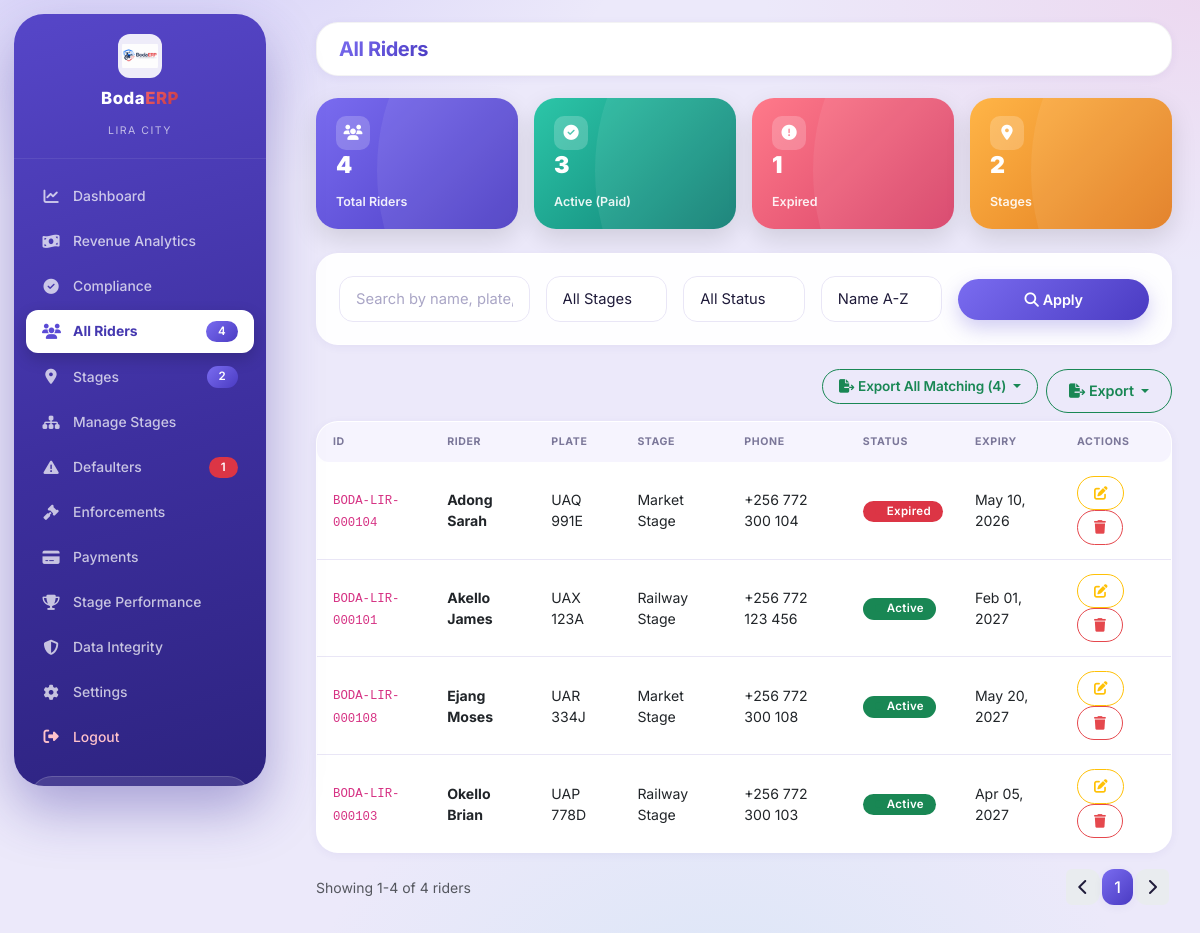
Screenshot of /pages/citycouncil/city-riders.php (signed in) with the database file from the repository.
### tables this page shows
CREATE TABLE riders (
  id                   INT AUTO_INCREMENT PRIMARY KEY,
  user_id              INT NULL,                      
  city_id              CHAR(3) NOT NULL,
  stage_id             INT NOT NULL,
  id_number            VARCHAR(30) NOT NULL UNIQUE,    
  full_name            VARCHAR(150) NOT NULL,
  nin                  VARCHAR(20) UNIQUE NULL,
  date_of_birth        DATE NULL,
  gender               ENUM('Male','Female','Other') NULL,
  marital_status       ENUM('Single','Married','Divorced','Widowed') NULL,
  phone                VARCHAR(30) NOT NULL,
  email                VARCHAR(150) NULL,
  physical_address     VARCHAR(255) NULL,
  next_of_kin_name     VARCHAR(150) NULL,
  next_of_kin_contact  VARCHAR(30) NULL,
  bike_plate           VARCHAR(20) NOT NULL,
  bike_model           VARCHAR(100) NULL,
  route                VARCHAR(150) NULL,
  photo_path           VARCHAR(255) NULL,
  status               ENUM('active','expired','pending') NOT NULL DEFAULT 'pending',
  member_since         DATE NOT NULL,
  expiry_date          DATE NULL,
  annual_tax           DECIMAL(12,2) NOT NULL,
  created_by           INT NULL,                       
  deleted_at           DATETIME NULL,
  created_at           DATETIME NOT NULL DEFAULT CURRENT_TIMESTAMP,
  updated_at           DATETIME NOT NULL DEFAULT CURRENT_TIMESTAMP ON UPDATE CURRENT_TIMESTAMP,
  FOREIGN KEY (user_id)    REFERENCES users(id)  ON DELETE SET NULL,
  FOREIGN KEY (city_id)    REFERENCES cities(id) ON DELETE RESTRICT,
  FOREIGN KEY (stage_id)   REFERENCES stages(id) ON DELETE RESTRICT,
  FOREIGN KEY (created_by) REFERENCES users(id)  ON DELETE SET NULL,
  INDEX idx_riders_stage (stage_id),
  INDEX idx_riders_city_status (city_id, status),
  INDEX idx_riders_expiry (expiry_date)
);

CREATE TABLE stages (
  id          INT AUTO_INCREMENT PRIMARY KEY,
  city_id     CHAR(3) NOT NULL,
  code        VARCHAR(20) NOT NULL UNIQUE,           
  name        VARCHAR(120) NOT NULL,
  location    VARCHAR(150),
  route       VARCHAR(150),
  chairperson_name  VARCHAR(150),    
  chairperson_phone VARCHAR(30),
  status      ENUM('active','inactive') NOT NULL DEFAULT 'active',
  created_at  DATETIME NOT NULL DEFAULT CURRENT_TIMESTAMP,
  updated_at  DATETIME NOT NULL DEFAULT CURRENT_TIMESTAMP ON UPDATE CURRENT_TIMESTAMP,
  FOREIGN KEY (city_id) REFERENCES cities(id) ON DELETE RESTRICT,
  INDEX idx_stage_city (city_id)
);

### config/database.php (called while the page is built, shortened)
<?php
function db(): mysqli {
    static $link = null;
    if ($link === null) {
        try {
            $link = mysqli_connect(DB_HOST, DB_USER, DB_PASS, DB_NAME, (int) DB_PORT);
            $link->set_charset(DB_CHARSET);
        } catch (mysqli_sql_exception $e) {
            error_log('BodaERP DB Connection Error: ' . $e->getMessage());
            die('Database connection failed. Please try again later or contact support.');
        }
    }
    return $link;
}

### includes/db_helpers.php (called while the page is built, shortened)
<?php
require_once __DIR__ . '/../config/database.php';
function _dbPrepare(string $sql, array $params = []): mysqli_stmt {
    $values = $params;
    if ($params !== [] && array_keys($params) !== range(0, count($params) - 1)) {
        $values = [];
        $sql = preg_replace_callback('/:([a-zA-Z_][a-zA-Z0-9_]*)/', function ($m) use ($params, &$values) {
            $values[] = $params[$m[1]] ?? null;
            return '?';
        }, $sql);
    }
    $stmt = db()->prepare($sql);
    if ($values !== []) {
        $types = '';
        foreach ($values as $v) {
            if (is_int($v))       $types .= 'i';
            elseif (is_float($v)) $types .= 'd';
            elseif (is_bool($v))  { $types .= 'i'; }
            else                   $types .= 's';
        }
        $bound = [];
        foreach ($values as $k => $v) {
            $bound[$k] = is_bool($v) ? (int) $v : $v;
        }
        $stmt->bind_param($types, ...$bound);
    }
    return $stmt;
}
function fetchAll(string $sql, array $params = []): array {
    $stmt = _dbPrepare($sql, $params);
    $stmt->execute();
    $result = $stmt->get_result();
    $rows = $result->fetch_all(MYSQLI_ASSOC);
    return $rows;
}
function fetchValue(string $sql, array $params = []) {
    $stmt = _dbPrepare($sql, $params);
    $stmt->execute();
    $row = $stmt->get_result()->fetch_row();
    return $row === null ? null : $row[0];
}

### includes/functions.php (called while the page is built, shortened)
<?php
require_once __DIR__ . '/db_helpers.php';
function formatDate(?string $date, string $fmt = 'M d, Y'): string {
    $ts = strtotime($date);
    return $ts ? date($fmt, $ts) : '—';
}
function h(?string $s): string {
    return htmlspecialchars($s ?? '', ENT_QUOTES, 'UTF-8');
}

### pages/citycouncil/city-riders.php (the view, shortened to what this page needs)
<?php
$cityId = $_SESSION['city_id'];
$search = trim($_GET['q'] ?? '');
$sort = $_GET['sort'] ?? 'name';
$page = max(1, (int) ($_GET['page'] ?? 1));
$perPage = 25;
$where = "WHERE r.city_id = :city AND r.deleted_at IS NULL"; $params = ['city' => $cityId];
$orderBy = match ($sort) {
    'name-desc' => 'r.full_name DESC', 'latest' => 'r.id DESC', 'oldest' => 'r.id ASC', default => 'r.full_name ASC',
};
$total = (int) fetchValue("SELECT COUNT(*) FROM riders r $where", $params);
$totalPages = max(1, (int) ceil($total / $perPage));
$page = min($page, $totalPages);
$offset = ($page - 1) * $perPage;
$riders = fetchAll("SELECT r.*, s.name AS stage_name FROM riders r LEFT JOIN stages s ON s.id = r.stage_id $where ORDER BY $orderBy LIMIT $perPage OFFSET $offset", $params);
$stages = fetchAll("SELECT id, name FROM stages WHERE city_id = ? ORDER BY name", [$cityId]);
$totalRiders = (int) fetchValue("SELECT COUNT(*) FROM riders WHERE city_id = ? AND deleted_at IS NULL", [$cityId]);
$activeRiders = (int) fetchValue("SELECT COUNT(*) FROM riders WHERE city_id = ? AND status='active' AND deleted_at IS NULL", [$cityId]);
$expiredRiders = (int) fetchValue("SELECT COUNT(*) FROM riders WHERE city_id = ? AND status='expired' AND deleted_at IS NULL", [$cityId]);
$stageCount = count($stages);
function qsMerge(array $overrides): string {
    return '?' . http_build_query(array_merge($_GET, $overrides));
}
?>
<!DOCTYPE html>
<html lang="en">
<head>
    <?php $pageTitle = 'City Riders - BodaERP'; require __DIR__ . '/../../includes/partials/head-assets.php'; ?>
</head>
<body>
<?php require __DIR__ . '/../../includes/partials/sidebar-citycouncil.php'; ?>
<div class="main-content" id="mainContent">
    <header class="top-header">
        <div class="d-flex justify-content-between align-items-center">
            <div class="d-flex align-items-center gap-3">
                <h5 class="mb-0 fw-bold"><span class="text-gradient-blue">All Riders</span></h5>
            </div>
        </div>
    </header>
    <div class="content-area">
        <div class="row g-3 mb-4">
            <div class="col-md-3 col-6"><div class="stat-hero-card grad-blue"><div class="stat-hero-icon"><i class="fas fa-users"></i></div><div><div class="stat-hero-value"><?= number_format($totalRiders) ?></div><div class="stat-hero-label">Total Riders</div></div></div></div>
            <div class="col-md-3 col-6"><div class="stat-hero-card grad-green"><div class="stat-hero-icon"><i class="fas fa-check-circle"></i></div><div><div class="stat-hero-value"><?= number_format($activeRiders) ?></div><div class="stat-hero-label">Active (Paid)</div></div></div></div>
            <div class="col-md-3 col-6"><div class="stat-hero-card grad-red"><div class="stat-hero-icon"><i class="fas fa-exclamation-circle"></i></div><div><div class="stat-hero-value"><?= number_format($expiredRiders) ?></div><div class="stat-hero-label">Expired</div></div></div></div>
            <div class="col-md-3 col-6"><div class="stat-hero-card grad-gold"><div class="stat-hero-icon"><i class="fas fa-map-marker-alt"></i></div><div><div class="stat-hero-value"><?= $stageCount ?></div><div class="stat-hero-label">Stages</div></div></div></div>
        </div>
        <div class="card mb-4">
            <div class="card-body">
                <form class="row g-3 align-items-center" method="get">
                    <div class="col-md-3"><input type="text" class="form-control" name="q" value="<?= h($search) ?>" placeholder="Search by name, plate, phone, or ID number..."></div>
                    <div class="col-md-2">
                        <select class="form-select" name="stage" onchange="this.form.submit()">
                            <option value="">All Stages</option>
                        </select>
                    </div>
                    <div class="col-md-2">
                        <select class="form-select" name="status" onchange="this.form.submit()">
                            <option value="">All Status</option>
                        </select>
                    </div>
                    <div class="col-md-2">
                        <select class="form-select" name="sort" onchange="this.form.submit()">
                            <option value="name" <?= $sort==='name'?'selected':'' ?>>Name A-Z</option>
                        </select>
                    </div>
                    <div class="col-md-3"><button type="submit" class="btn btn-primary w-100"><i class="fas fa-search me-1"></i>Apply</button></div>
                </form>
            </div>
        </div>
        <div class="d-flex justify-content-end gap-2 mb-2 no-print">
            <div class="dropdown">
                <button class="btn btn-outline-success dropdown-toggle btn-sm" type="button" data-bs-toggle="dropdown">
                    <i class="fas fa-file-export me-1"></i>Export All Matching (<?= number_format($total) ?>)
                </button>
            </div>
            <?php $exportTableId='ridersTable'; $exportFilename='city_riders_page'.$page; $exportTitle='City Riders (this page)'; require __DIR__ . '/../../includes/partials/export-toolbar.php'; ?>
        </div>
        <div class="card">
            <div class="card-body p-0">
                <div class="table-responsive">
                    <table class="table table-hover mb-0" id="ridersTable">
                        <thead><tr><th>ID</th><th>Rider</th><th>Plate</th><th>Stage</th><th>Phone</th><th>Status</th><th>Expiry</th><th class="no-export">Actions</th></tr></thead>
                        <tbody>
                        <?php foreach ($riders as $r):
                            $statusBadge = ['active'=>'bg-success','expired'=>'bg-danger','pending'=>'bg-warning text-dark'][$r['status']];
                        ?>
                            <tr>
                                <td><code><?= h($r['id_number']) ?></code></td>
                                <td><strong><?= h($r['full_name']) ?></strong></td>
                                <td><?= h($r['bike_plate']) ?></td>
                                <td><?= h($r['stage_name']) ?></td>
                                <td><?= h($r['phone']) ?></td>
                                <td><span class="badge <?= $statusBadge ?>"><span class="status-dot <?= h($r['status']) ?>"></span><?= ucfirst($r['status']) ?></span></td>
                                <td><?= formatDate($r['expiry_date']) ?></td>
                                <td class="no-export">
                                    <button class="btn btn-sm btn-outline-warning" onclick="openEdit(<?= (int) $r['id'] ?>)"><i class="fas fa-edit"></i></button>
                                    <form method="post" class="d-inline" onsubmit="return confirm('Delete this rider? This cannot be undone.');">
                                        <button type="submit" class="btn btn-sm btn-outline-danger"><i class="fas fa-trash"></i></button>
                                    </form>
                                </td>
                            </tr>
                        <?php endforeach; ?>
                        </tbody>
                    </table>
                </div>
            </div>
        </div>
        <div class="d-flex justify-content-between align-items-center mt-3">
            <small class="text-muted">Showing <?= $total ? $offset+1 : 0 ?>-<?= min($offset+$perPage,$total) ?> of <?= number_format($total) ?> riders</small>
            <nav>
                <ul class="pagination mb-0">
                    <li class="page-item <?= $page<=1?'disabled':'' ?>"><a class="page-link" href="<?= qsMerge(['page'=>$page-1]) ?>"><i class="fas fa-chevron-left"></i></a></li>
                    <?php for ($p = max(1,$page-2); $p <= min($totalPages,$page+2); $p++): ?>
                        <li class="page-item <?= $p===$page?'active':'' ?>"><a class="page-link" href="<?= qsMerge(['page'=>$p]) ?>"><?= $p ?></a></li>
                    <?php endfor; ?>
                    <li class="page-item <?= $page>=$totalPages?'disabled':'' ?>"><a class="page-link" href="<?= qsMerge(['page'=>$page+1]) ?>"><i class="fas fa-chevron-right"></i></a></li>
                </ul>
            </nav>
        </div>
    </div>
</div>
</body>
</html>

### assets/css/admin.css (style rules this page uses)
.main-content { margin-left: 288px; padding: 22px 28px 30px; min-height: 100vh; transition: all var(--transition-normal); }
.top-header { background: var(--pure-white); padding: 14px 22px; border-radius: var(--radius-lg); border: 1px solid rgba(28, 32, 51, 0.05); box-shadow: var(--shadow-sm); margin-bottom: 22px; transition: all var(--transition-normal); }
.content-area { animation: fadeInUp 0.5s ease forwards; }
.top-header .d-flex.justify-content-between { flex-wrap: wrap; row-gap: 10px; }
.stat-hero-card { border-radius: var(--radius-lg); padding: 18px 20px; color: var(--pure-white); position: relative; overflow: hidden; min-height: 110px; display: flex; flex-direction: column; justify-content: space-between; box-shadow: 0 10px 26px rgba(0, 0, 0, 0.12); transition: all var(--transition-normal); height: 100%; }
.stat-hero-card::after { content: ''; position: absolute; top: -55%; right: -20%; width: 90%; height: 220%; background: rgba(255, 255, 255, 0.07); border-radius: 50%; }
.stat-hero-card .stat-hero-icon { width: 34px; height: 34px; border-radius: 10px; background: rgba(255, 255, 255, 0.2); display: flex; align-items: center; justify-content: center; font-size: 0.95rem; position: relative; z-index: 1; }
.stat-hero-card .stat-hero-label { font-size: 0.78rem; font-weight: 600; opacity: 0.9; margin-top: 14px; position: relative; z-index: 1; }
.stat-hero-card .stat-hero-value { font-size: 1.45rem; font-weight: 900; margin-top: 2px; line-height: 1.15; position: relative; z-index: 1; word-break: break-word; }
.stat-hero-card.grad-blue { background: var(--primary-blue-gradient); }
.stat-hero-card.grad-red { background: linear-gradient(135deg, #ff7a8a 0%, #d63f66 100%); }
.stat-hero-card.grad-gold { background: linear-gradient(135deg, #ffb547 0%, #e17a1d 100%); }
.stat-hero-card.grad-green { background: linear-gradient(135deg, #2cc6a8 0%, #0e7c72 100%); }

### assets/css/component.css (style rules this page uses)
.pagination .page-link { border: none; border-radius: var(--radius-sm); margin: 0 3px; color: var(--text-dark); font-weight: 500; transition: all var(--transition-fast); }
.pagination .page-item.active .page-link { background: var(--primary-blue-gradient); color: var(--pure-white); box-shadow: var(--shadow-sm); }
.status-dot { display: inline-block; width: 10px; height: 10px; border-radius: 50%; margin-right: 6px; }
.status-dot.active { background: #198754; }
.status-dot.expired { background: var(--secondary-red); }

### pages/citycouncil/city-riders.php (style rules this page uses)
.status-dot { display: inline-block; width: 8px; height: 8px; border-radius: 50%; margin-right: 4px; }
.status-dot.active { background: #198754; }
.status-dot.expired { background: #dc3545; }

### rows the page displays
riders: id_number "BODA-LIR-000104", full_name "Adong Sarah", bike_plate "UAQ 991E", stage.name "Market Stage", phone "+256 772 300 104", status "Expired", expiry_date "May 10, 2026"
riders: id_number "BODA-LIR-000101", full_name "Akello James", bike_plate "UAX 123A", stage.name "Railway Stage", phone "+256 772 123 456", status "Active", expiry_date "Feb 01, 2027"
riders: id_number "BODA-LIR-000108", full_name "Ejang Moses", bike_plate "UAR 334J", stage.name "Market Stage", phone "+256 772 300 108", status "Active", expiry_date "May 20, 2027"
riders: id_number "BODA-LIR-000103", full_name "Okello Brian", bike_plate "UAP 778D", stage.name "Railway Stage", phone "+256 772 300 103", status "Active", expiry_date "Apr 05, 2027"

### other values shown
$_SESSION['city_name'] "LIRA CITY"
$label "Dashboard"
$label "Revenue Analytics"
$label "Compliance"
$label "All Riders"
$badge[1] "4"
$label "Stages"
$badge[1] "2"
$label "Manage Stages"
$label "Defaulters"
$badge[1] "1"
$label "Enforcements"
$label "Payments"
$label "Stage Performance"
$label "Data Integrity"
